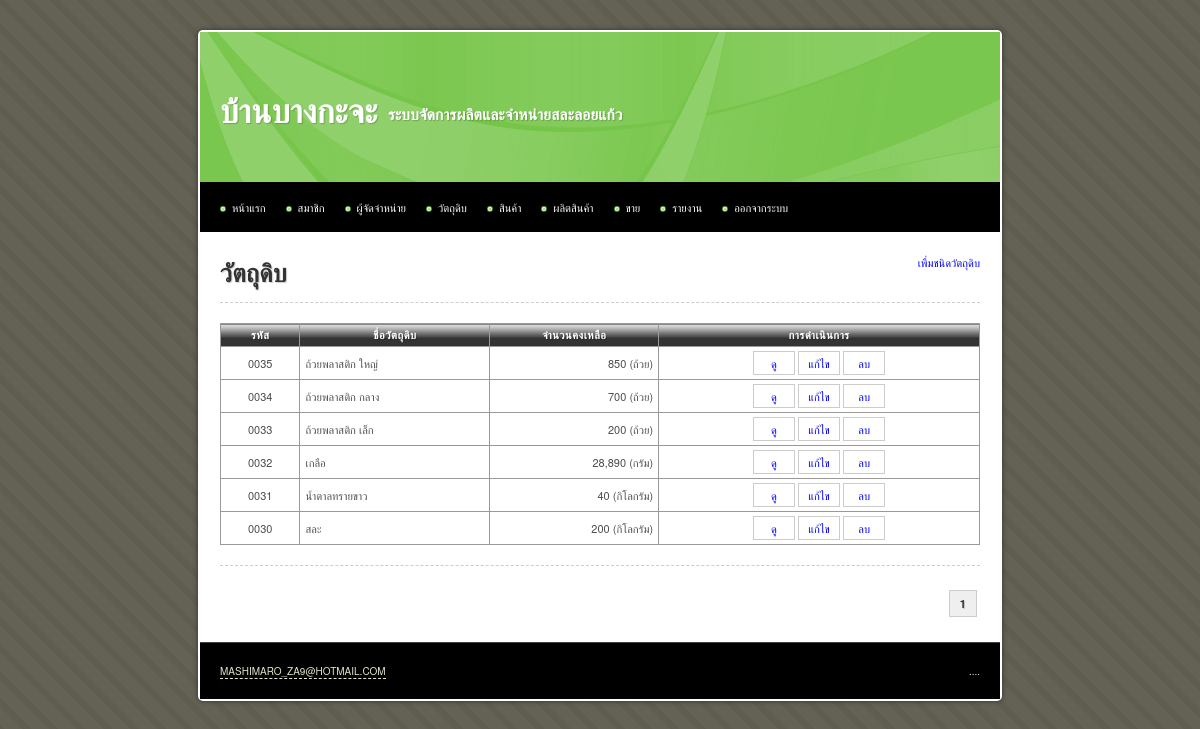
The app's page /main/material.php (signed in), older data.
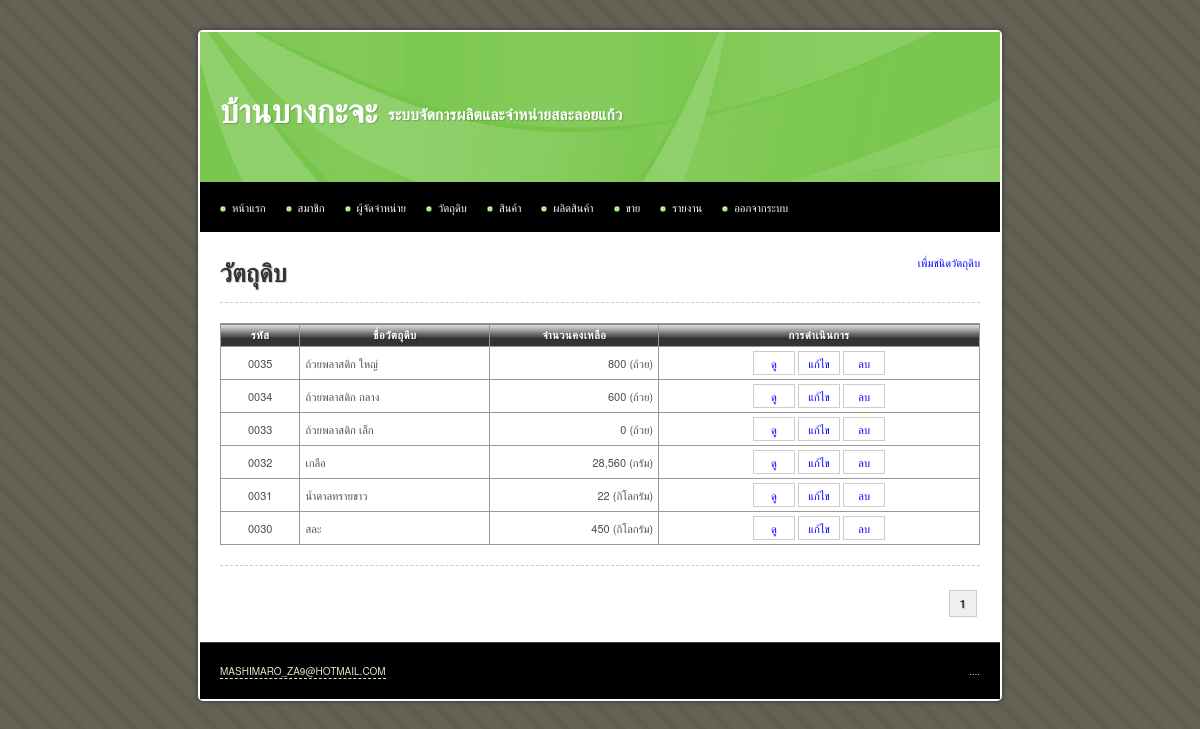
The same page, newer data.
### tables this page shows
CREATE TABLE IF NOT EXISTS `material` (
  `id` int(10) unsigned NOT NULL AUTO_INCREMENT,
  `name` varchar(255) NOT NULL,
  `total` int(10) NOT NULL,
  `description` text,
  `stock_min` int(10) unsigned NOT NULL DEFAULT '0',
  `stock_max` int(10) unsigned NOT NULL DEFAULT '0',
  `unit` varchar(255) NOT NULL,
  `date_create` datetime NOT NULL,
  `date_update` timestamp NOT NULL DEFAULT CURRENT_TIMESTAMP,
  `date_update_transaction` datetime DEFAULT NULL,
  PRIMARY KEY (`id`)
);

### iic_tools/helpers/iic_utilities_helper.php (called while the page is built, shortened)
<?php
function zero_fill($length, $data)
{
	while(strlen($data) < $length)
	{
		$data = '0'.$data;
	}
	return $data;
}
function remove_comma($number, $decimal = 0)
{
	$_int		= 0;
	$_decimal	= '';
	if(count(explode (".", $number)) > 1)
	{
		list($_int, $_decimal) = explode (".", $number);
	}
	else
	{
		$_int = ($number == '') ? 0 : $number;
	}
	$_int = explode (',', $_int);
	$_int = implode ($_int);
	$_new_number = $_int.$_decimal;
	return $_new_number;
}
function add_comma($number, $decimal = 0)
{
	$_sign		= '';
	$_int		= 0;
	$_decimal	= '';
	if(count(explode (".", $number)) > 1)
	{
		list($_int, $_decimal) = explode (".", $number);
	}
	else
	{
		$_int = ($number == '') ? 0 : $number;
	}
	$_int = remove_comma($_int);
	if($_int < 0)
	{
		$_sign = '-';
		$_int = str_replace('-', '', $_int);
	}
	else
	{
		$_sign = '';
	}
	$_total_loop = (strlen($_int) > 3) ? floor(strlen($_int) / 3) : 0;
	for($_loop = $_total_loop; $_loop > 0; $_loop--)
	{
		$_length = (3 * $_loop) * -1;
		$_int = substr_replace($_int, ',', $_length, 0 );
	}
	$_new_number = $_sign.$_int.$_decimal;
	return $_new_number;
}

### main/material.php (the view, shortened to what this page needs)
<?php
$sql = 'SELECT * FROM material';
$query = mysql_query($sql);
$total_rows = mysql_num_rows($query);
$rows_per_page = 10;
$limit_start = ($_GET['page'] - 1) * $rows_per_page;
$target = 'material.php?page=';
?>
<!DOCTYPE html PUBLIC "-//W3C//DTD XHTML 1.0 Transitional//EN" "http://www.w3.org/TR/xhtml1/DTD/xhtml1-transitional.dtd">
<html xmlns="http://www.w3.org/1999/xhtml">
<head>
<?php include("inc.css.php"); ?>
</head>
<body>
<div id="container">
	<?php include("inc.header.php"); ?>
	<div id="content">
		<a href="material_create.php" class="float_r">เพื่มชนิดวัตถุดิบ</a>
		<h1>วัตถุดิบ</h1>
		<hr />
			<form method="post" action="material_order_create.php">
				<table width="100%" border="1" align="center" cellpadding="5" cellspacing="0">
					<thead>
						<tr>
							<th scope="col">รหัส</th>
							<th scope="col">ชื่อวัตถุดิบ</th>
							<th scope="col">จำนวนคงเหลือ</th>
							<th scope="col">การดำเนินการ</th>
						</tr>
					</thead>
					<tbody>
						<?php
						$sql = 'SELECT *
								FROM material
								ORDER BY id DESC
								LIMIT '.$limit_start.', '.$rows_per_page;
						$query = mysql_query($sql);
						$query_row = mysql_num_rows($query);
						if($query_row > 0)
						{
							while($data = mysql_fetch_array($query))
							{
								echo '	<tr>
											<td class="center">'.zero_fill(4, $data['id']).'</td>
											<td>'.$data['name'].'</td>
											<td class="right">'.add_comma($data['total']).' ('.$data['unit'].')</td>
											<td class="center">
												<a class="button" href="material_view.php?id='.$data['id'].'">ดู</a>
												<a class="button" href="material_update.php?id='.$data['id'].'">แก้ไข</a>
												<a class="button" href="material_delete.php?id='.$data['id'].'">ลบ</a>
											</td>
										</tr>';
							}
						}
						else
						{
							echo '<tr><td colspan="7" class="center">ไม่มีข้อมูล</td></tr>';
						}
						?>
					</tbody>
				</table>
			</form>
		<hr />
		<div class="pagination">
			<?php echo get_pagination($total_rows, $target, $_GET['page'], $rows_per_page); ?>
		</div>
	</div>
	<?php include("inc.footer.php"); ?>
</div>
</body>
</html>

Row changes from the older to the newer data that the page shows:
changed material "ถ้วยพลาสติก ใหญ่": total "850" → "800"
changed material "ถ้วยพลาสติก กลาง": total "700" → "600"
changed material "ถ้วยพลาสติก เล็ก": total "200" → "0"
changed material "เกลือ": total "28,890" → "28,560"
changed material "น้ำตาลทรายขาว": total "40" → "22"
changed material "สละ": total "200" → "450"
